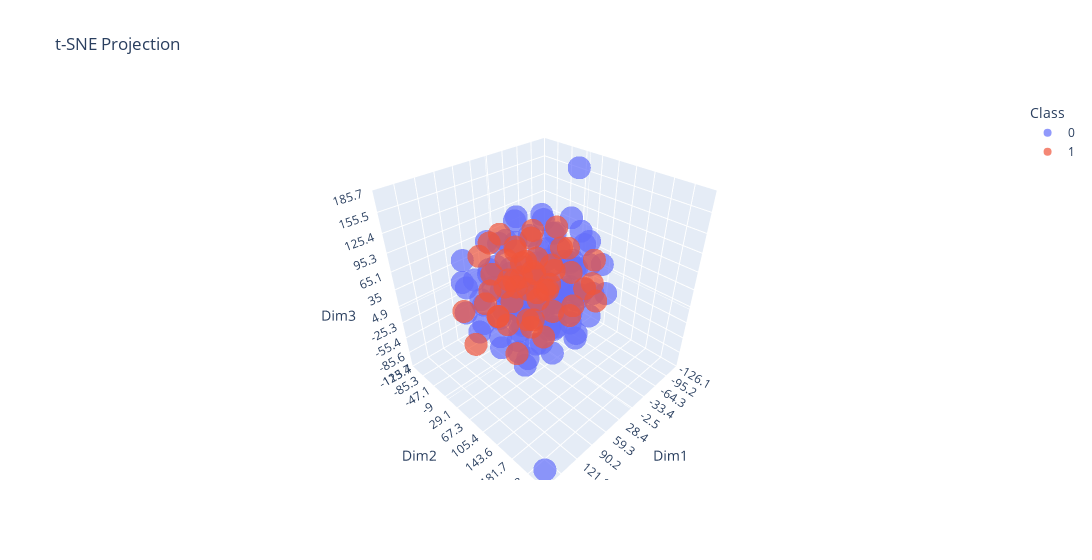
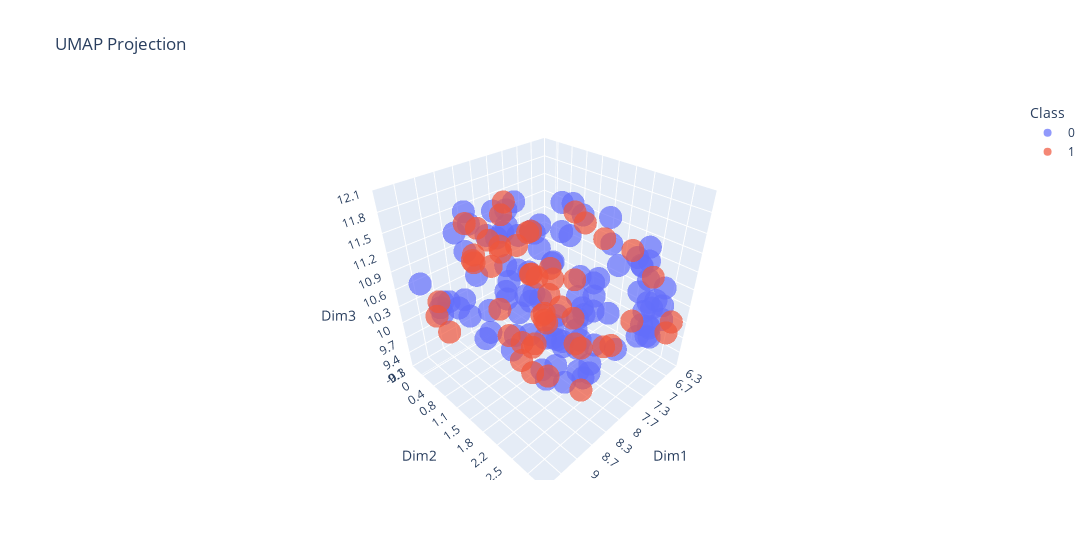

Write notebook code for charts like these, in order.
### Code cell
import numpy as np
import plotly.express as px
from sklearn import datasets
from sklearn.manifold import TSNE
import umap
from sklearn.preprocessing import MinMaxScaler, StandardScaler

X = data
y = labels

# Perform t-SNE and UMAP transformations
tsne = TSNE(n_components=3, random_state=42)
umap = umap.UMAP(n_components=3, random_state=42)

X_tsne = tsne.fit_transform(X)
X_umap = umap.fit_transform(X)

# Create dataframes for Plotly
df_tsne = pd.DataFrame(X_tsne, columns=['Dim1', 'Dim2', 'Dim3'])
df_tsne['Target'] = y
df_umap = pd.DataFrame(X_umap, columns=['Dim1', 'Dim2', 'Dim3'])
df_umap['Target'] = y

# Create 3D scatter plots using Plotly
fig_tsne = px.scatter_3d(df_tsne, x='Dim1', y='Dim2', z='Dim3', color='Target', 
                         labels={'Target': 'Class'}, title='t-SNE Projection', opacity=0.7)
fig_umap = px.scatter_3d(df_umap, x='Dim1', y='Dim2', z='Dim3', color='Target', 
                         labels={'Target': 'Class'}, title='UMAP Projection', opacity=0.7)


print(f"t-SNE x-axis range: {xlim_tsne}, y-axis range: {ylim_tsne}, z-axis range: {zlim_tsne}")
print(f"UMAP x-axis range: {xlim_umap}, y-axis range: {ylim_umap}, z-axis range: {zlim_umap}")

def gen_range_ticks(data):
    xrange = [np.min(data), np.max(data)]
    xrange_ticks = np.linspace(xrange[0], xrange[1], 11)
    return xrange, xrange_ticks

x_range_tsne, x_range_ticks_tsne = gen_range_ticks(X_tsne[:,0])
y_range_tsne, y_range_ticks_tsne = gen_range_ticks(X_tsne[:,1])
z_range_tsne, z_range_ticks_tsne = gen_range_ticks(X_tsne[:,2])

fig_tsne.update_layout(
    scene = dict(
        aspectmode  = 'cube',
        aspectratio = dict(x=1, y=1, z=1),
        xaxis = dict(nticks=11, tickvals=x_range_ticks_tsne, ticktext=np.round(x_range_ticks_tsne, 1), range=x_range_tsne,),
        yaxis = dict(nticks=11, tickvals=y_range_ticks_tsne, ticktext=np.round(y_range_ticks_tsne, 1), range=y_range_tsne,),
        zaxis = dict(nticks=11, tickvals=z_range_ticks_tsne, ticktext=np.round(z_range_ticks_tsne, 1), range=z_range_tsne,),
        ),
    width=1600,
)
fig_tsne.update_scenes(
    xaxis_autorange=False,
    yaxis_autorange=False,
    zaxis_autorange=False,
)

x_range_umap, x_range_ticks_umap = gen_range_ticks(X_umap[:,0])
y_range_umap, y_range_ticks_umap = gen_range_ticks(X_umap[:,1])
z_range_umap, z_range_ticks_umap = gen_range_ticks(X_umap[:,2])

fig_umap.update_layout(
    scene = dict(
        aspectmode  = 'cube',
        aspectratio = dict(x=1, y=1, z=1),
        xaxis = dict(nticks=11, tickvals=x_range_ticks_umap, ticktext=np.round(x_range_ticks_umap, 1), range=x_range_umap,),
        yaxis = dict(nticks=11, tickvals=y_range_ticks_umap, ticktext=np.round(y_range_ticks_umap, 1), range=y_range_umap,),
        zaxis = dict(nticks=11, tickvals=z_range_ticks_umap, ticktext=np.round(z_range_ticks_umap, 1), range=z_range_umap,),
        ),
    width=1600,
)
fig_umap.update_scenes(
    xaxis_autorange=False,
    yaxis_autorange=False,
    zaxis_autorange=False,
)

# Show the plots
fig_tsne.show()
fig_umap.show()
